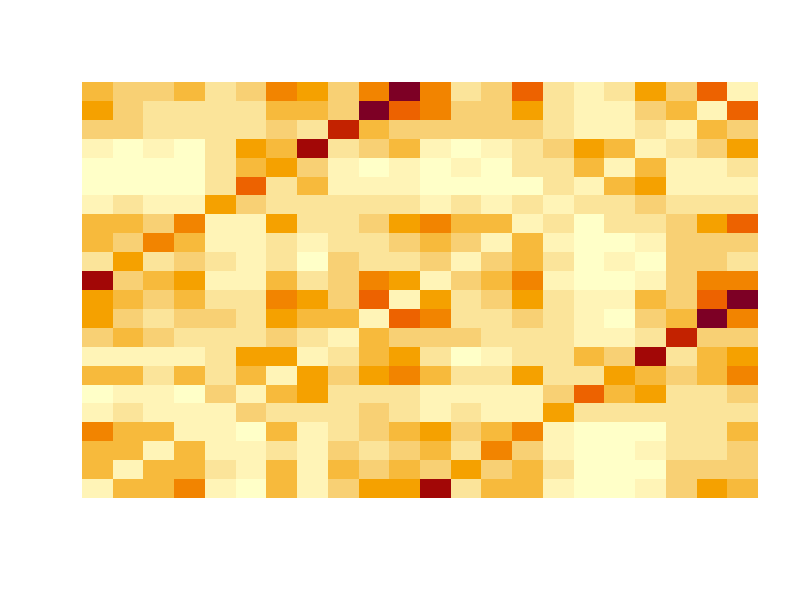
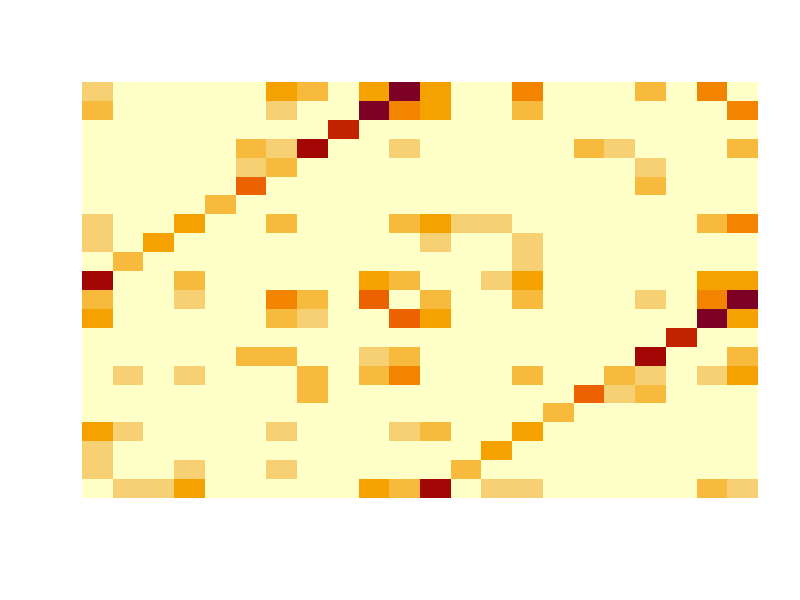
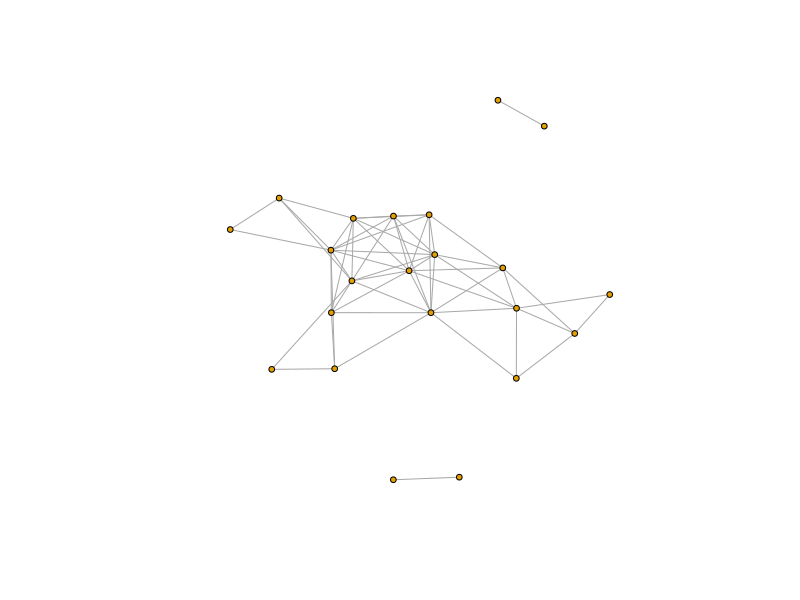
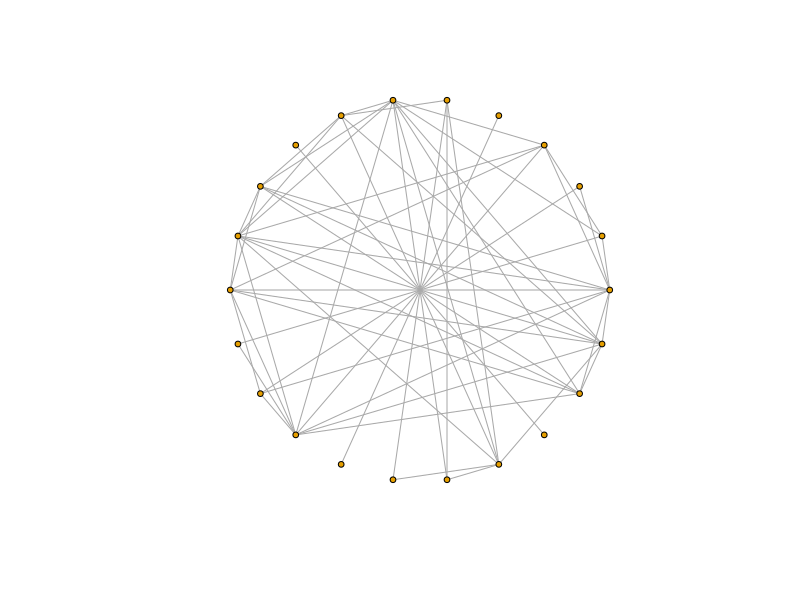
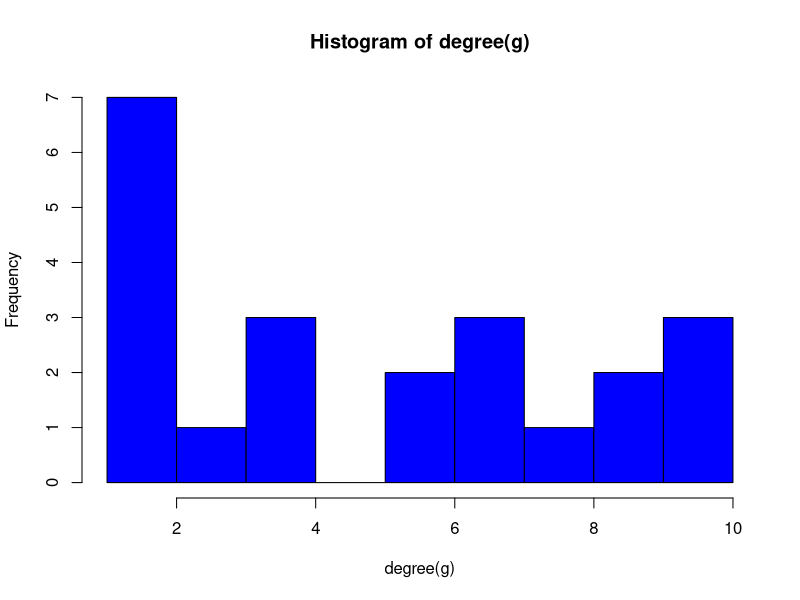
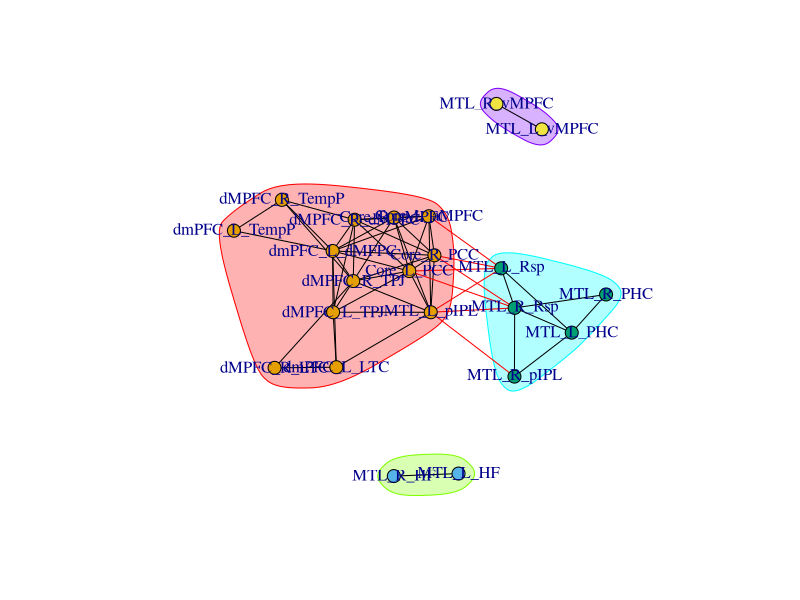
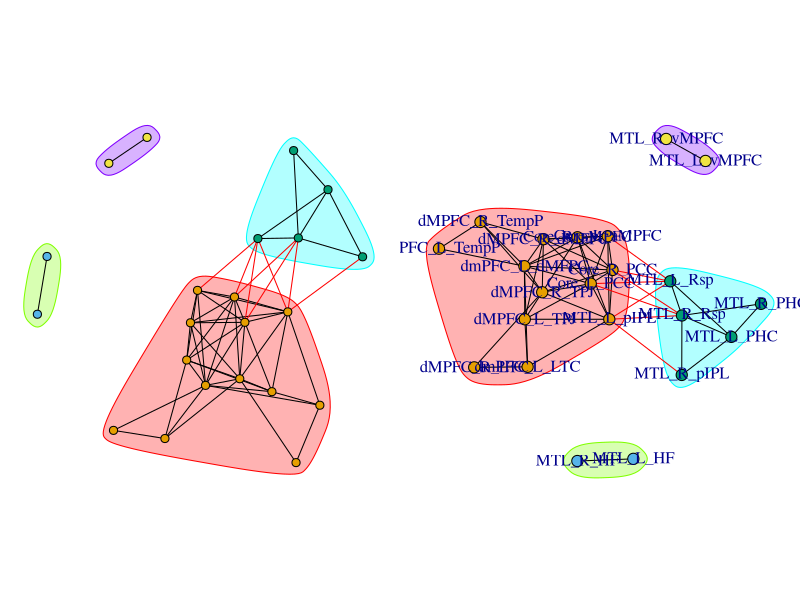
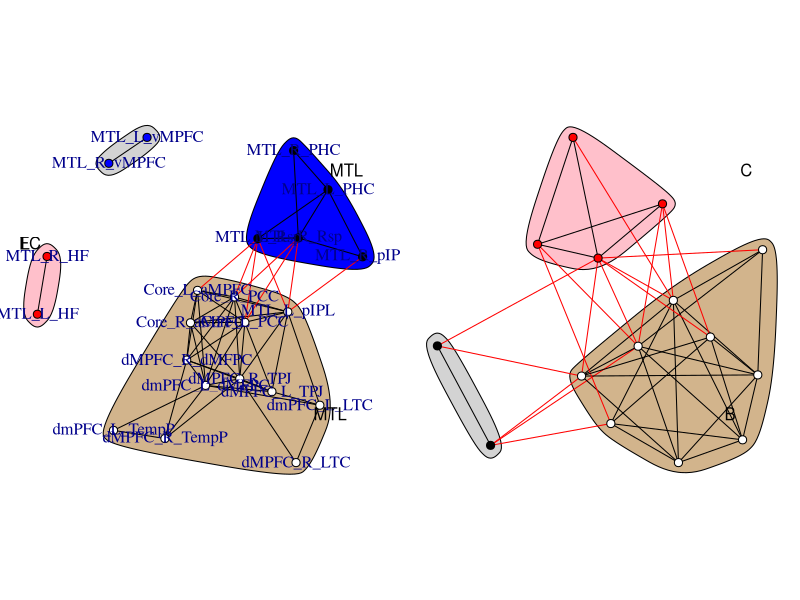

Write R code to recreate these figures, in order.
## ---- chunk 1
rm(list=ls(all=TRUE))

library(igraph)	#graph analyses
# library(rgl)	#3D plotting
library(ggplot2)  #Advanced plotting package
## ---- chunk 2
fcon_matrix <- read.csv("../data/AndrewsHanna_Buckner98_correlationData_ROInamesShortened.csv", header=TRUE, sep = ",", row.names=1)  
roinames = data.frame(row.names(fcon_matrix))
names(roinames) <- c("roiname")
## ---- chunk 3
# remove all perfect correlations between each node and itself
fcon_matrix_preproc = replace(fcon_matrix,fcon_matrix=="Inf",0)

# remove all negative correlations
# fcon_matrix_preproc = replace(fcon_matrix_preproc, fcon_matrix_preproc<0,0)

# remove all nonexistent correlations
fcon_matrix_preproc = replace(fcon_matrix_preproc, fcon_matrix_preproc=="NaN",0)
## ---- chunk 4
# make dataframe into a matrix object
m = as.matrix(fcon_matrix_preproc)

# check matrix dimensions (should be equal)
dim(m)

# visualize matrix
image(m, useRaster=TRUE, axes=FALSE)
## ---- chunk 5
# create graph of the matrix
g = graph.adjacency(m, mode="undirected", weighted=TRUE)

# decide threshold at which matrix density is below 15%

threshold = 0	#starting threshold for iteration
density = graph.density(g) 
while (density>.25){     # Midnight Scan Club used 1.25%
  threshold = threshold + .001
  fcon_matrix_preproc = replace(fcon_matrix_preproc, abs(fcon_matrix_preproc)<threshold, 0)
  m = as.matrix(fcon_matrix_preproc)
  g = graph.adjacency(m, mode="undirected", weighted=TRUE)
  density = graph.density(g)
 }
 
print(paste("At density", density, "the correlation threshold is", threshold))

# visualize thresholded matrix
image(m, useRaster=TRUE, axes=FALSE)
## ---- chunk 6
# name vertices with roi names from file
# V(g)$name = roinames$roiname # This is the offending line, it does not appear to be doing what you expect.

# make graph (Fruchterman-Reingold force-directed layout)
lg = layout_with_fr(g)
plot(g, vertex.size=3, vertex.label=NA, layout=lg)

# make circle graph
plot(g, vertex.size=3, vertex.label=NA, layout=layout_in_circle)

# make a 3D graph (need MNI coordinates)
#roiCoords <- read.csv("/Volumes/vosslabhpc/TemporarySharing/ARD/AH_Corr_Data_Nov1/GraphTheory/AHseedingROIlist_coords.csv", header=TRUE, sep = ",") 
#rglplot(g,vertex.size=7,vertex.label=NA,layout=roiCoords)
## ---- chunk 7
##Make a degree histogram
hist(degree(g),col="blue",breaks=max(degree(g)))
## ---- chunk 8
# use infomap to get modules
c2 = cluster_infomap(g, e.weights = NULL, v.weights = NULL,
  nb.trials = 100, modularity = TRUE)
length(c2)
print(c2)

# calculate modularity 
# uses Clauset, Newman & Moore (2004) algorithm to calculate Q
modularity(c2)
## ---- chunk 9
# make graph with modules outlined by sub-groups, same F-R layout as above
plot(c2, g, vertex.size=7, vertex.label=roinames[,1], layout=lg)
## ---- chunk 10
# Plot
par(mfrow=c(1,2), mar=rep(1,4))
layout <-layout.fruchterman.reingold(g)
plot(c2, g, layout=layout, vertex.label=NA, vertex.size=5,  edge.arrow.size=.2)

plot(c2, g, vertex.size=7, vertex.label=roinames[,1], layout=lg)


# Change colors of nodes, polygons, and polygon borders
new_cols <- c("white", "red", "black", "blue")[membership(c2)]
plot(c2, g, col=new_cols, mark.border="black", mark.col=c("tan", "pink", "blue", "lightgray"), 
    layout=layout, vertex.label=roinames[,1], vertex.size=5, edge.arrow.size=.2)

# Add labels
# JK: the first vector is the x coordinates and the 2nd is the y coordinates, modify as necessary.
text(c(-1.15, 0.8, 0.9), c(0.35, -0.7, 0.8), c("dmPFC", "MTL", "MTL", "MTL"))
## ---- chunk 11
# Generate random graph and community structure
set.seed(23)
g2 <- sample_gnm(15, 45)
wc2 <- walktrap.community(g2)

# Plot
# par(mfrow=c(1,2), mar=rep(1,4))
layout2 <-layout.fruchterman.reingold(g2)
# plot(wc2, g2, layout=layout2, vertex.label=NA, vertex.size=5,  edge.arrow.size=.2)

# Change colors of nodes, polygons, and polygon borders
new_cols2 <- c("white", "red", "black")[membership(wc2)]
plot(wc2, g2, col=new_cols2, mark.border="black", mark.col=c("tan", "pink", "lightgray"), 
    layout=layout2, vertex.label=NA, vertex.size=5, edge.arrow.size=.2)

# Add labels
text(c(-1.15, 0.8, 0.9), c(0.35, -0.7, 0.8), c("A", "B", "C"))
